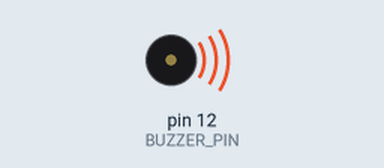
This sketch was run on a simulated Arduino Uno, built with avr-gcc and run on an emulated ATmega328P. Shown: buzzer (waves = sounding).

Above: at 0.1 s.
At 14.3 s:
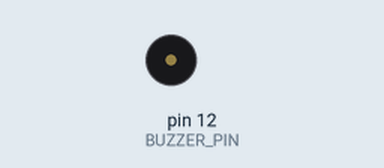
Timing chart, 0 to 15.8 s (numbered marks = the images above):
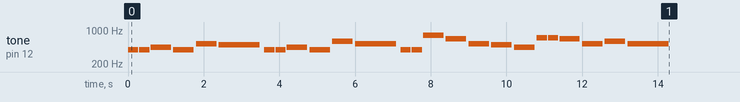

The sketch:

Happy_Birthday.ino
```cpp
// Happy Birthday - matches the accompanying sheet music in C major, 3/4.
// Kit1 buzzer signal: D12. Use a passive buzzer to play different pitches.
// Plays once on power-up or reset. No extra libraries required.

const byte BUZZER_PIN = 12;
const unsigned int TEMPO = 100; // quarter-note beats per minute

// Pitch names: the number is the octave; C4 is middle C. Values are Hz.
const unsigned int NOTE_G4 = 392;
const unsigned int NOTE_A4 = 440;
const unsigned int NOTE_B4 = 494;
const unsigned int NOTE_C5 = 523;
const unsigned int NOTE_D5 = 587;
const unsigned int NOTE_E5 = 659;
const unsigned int NOTE_F5 = 698;
const unsigned int NOTE_G5 = 784;

struct Note {
  unsigned int pitch;
  byte value; // 8 = eighth note, 4 = quarter note, 2 = half note
};

const Note melody[] = {
  {NOTE_G4, 8}, {NOTE_G4, 8},                   // pickup: Hap-py
  {NOTE_A4, 4}, {NOTE_G4, 4}, {NOTE_C5, 4},     // bar 1
  {NOTE_B4, 2}, {NOTE_G4, 8}, {NOTE_G4, 8},     // bar 2
  {NOTE_A4, 4}, {NOTE_G4, 4}, {NOTE_D5, 4},     // bar 3
  {NOTE_C5, 2}, {NOTE_G4, 8}, {NOTE_G4, 8},     // bar 4
  {NOTE_G5, 4}, {NOTE_E5, 4}, {NOTE_C5, 4},     // bar 5
  {NOTE_B4, 4}, {NOTE_A4, 4}, {NOTE_F5, 8}, {NOTE_F5, 8}, // bar 6
  {NOTE_E5, 4}, {NOTE_C5, 4}, {NOTE_D5, 4},     // bar 7
  {NOTE_C5, 2}                                 // bar 8: final note
};

void setup() {
  pinMode(BUZZER_PIN, OUTPUT);
  const unsigned long wholeNoteMs = 240000UL / TEMPO;
  const unsigned int noteCount = sizeof(melody) / sizeof(melody[0]);
  for (unsigned int i = 0; i < noteCount; i++) {
    const unsigned long durationMs = wholeNoteMs / melody[i].value;
    // A short gap separates repeated pitches while keeping the rhythm.
    tone(BUZZER_PIN, melody[i].pitch, durationMs * 9 / 10);
    delay(durationMs);
    noTone(BUZZER_PIN);
  }
}

void loop() {
  // Press RESET to hear the tune again.
}
```
